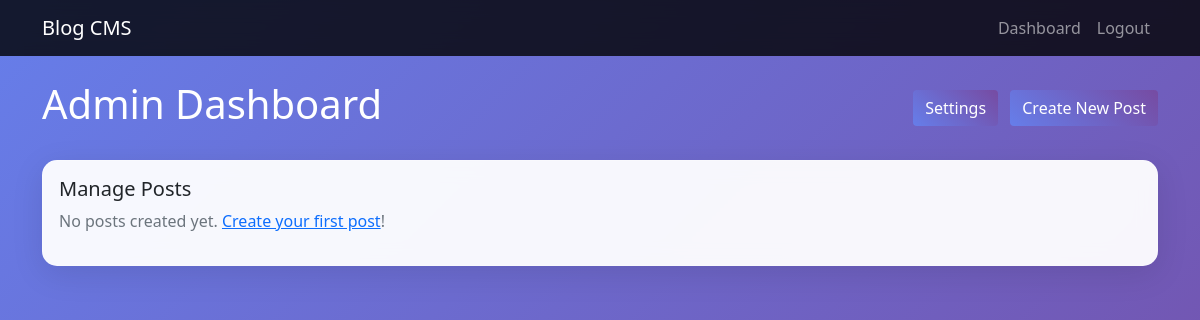
The app's page /admin/dashboard (signed in), older data.
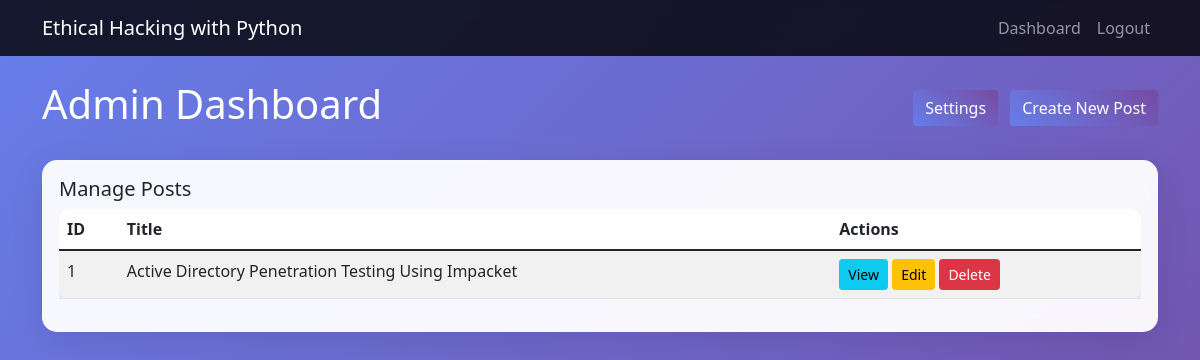
The same page, newer data.
### models.py (models this page shows, shortened)
class SiteSettings(db.Model):
    id = db.Column(db.Integer, primary_key=True)
    blog_title = db.Column(db.String(200), nullable=False, default='Blog CMS')
    blog_description = db.Column(db.Text, nullable=False, default='Welcome to Our Blog')

class Post(db.Model):
    id = db.Column(db.Integer, primary_key=True)
    title = db.Column(db.String(200), nullable=False)
    content = db.Column(db.Text, nullable=False)
    featured_image = db.Column(db.String(500), nullable=True)
    created_at = db.Column(db.DateTime, nullable=False, default=datetime.utcnow)

### app.py (the view)
    def decorated_function(*args, **kwargs):
        if 'logged_in' not in session:
            return redirect(url_for('admin_login'))
        return f(*args, **kwargs)

### app.py (called while the page is built)
def login_required(f):
    def decorated_function(*args, **kwargs):
        if 'logged_in' not in session:
            return redirect(url_for('admin_login'))
        return f(*args, **kwargs)
    decorated_function.__name__ = f.__name__
    return decorated_function

def get_site_settings():
    settings = SiteSettings.query.first()
    if not settings:
        settings = SiteSettings(blog_title='Blog CMS', blog_description='Welcome to Our Blog')
        db.session.add(settings)
        db.session.commit()
    return settings

@app.context_processor
def inject_site_settings():
    return {'site_settings': get_site_settings()}

@app.route('/admin/dashboard')
@login_required
def admin_dashboard():
    posts = Post.query.order_by(Post.created_at.desc()).all()
    return render_template('dashboard.html', posts=posts)

### templates/dashboard.html (shortened to what this page needs)
{% extends "base.html" %}
{% block content %}
<div class="d-flex justify-content-between align-items-center mb-4">
    <h1 class="text-white animate__animated animate__fadeInLeft">Admin Dashboard</h1>
    <div class="animate__animated animate__fadeInRight">
        <a href="{{ url_for('admin_settings') }}" class="btn btn-info btn-gradient me-2">Settings</a>
        <a href="{{ url_for('new_post') }}" class="btn btn-success btn-gradient">Create New Post</a>
    </div>
</div>
<div class="card blog-card animate__animated animate__fadeIn">
    <div class="card-body">
        <h5 class="card-title">Manage Posts</h5>
        {% if posts %}
            <div class="table-responsive">
                <table class="table table-striped">
                    <thead>
                        <tr>
                            <th>ID</th>
                            <th>Title</th>
                            <th>Actions</th>
                        </tr>
                    </thead>
                    <tbody>
                        {% for post in posts %}
                        <tr>
                            <td>{{ post.id }}</td>
                            <td>{{ post.title }}</td>
                            <td>
                                <a href="{{ url_for('post_detail', id=post.id) }}" class="btn btn-sm btn-info">View</a>
                                <a href="{{ url_for('edit_post', id=post.id) }}" class="btn btn-sm btn-warning">Edit</a>
                                <form style="display: inline;" method="POST" action="{{ url_for('delete_post', id=post.id) }}"
                                      onsubmit="return confirm('Are you sure you want to delete this post?')">
                                    <button type="submit" class="btn btn-sm btn-danger">Delete</button>
                                </form>
                            </td>
                        </tr>
                        {% endfor %}
                    </tbody>
                </table>
            </div>
        {% else %}
            <p class="text-muted">No posts created yet. <a href="{{ url_for('new_post') }}">Create your first post</a>!</p>
        {% endif %}
    </div>
</div>
{% endblock %}

### templates/base.html (shortened to what this page needs)
<!DOCTYPE html>
<html lang="en">
<head>
    <link href="https://cdn.jsdelivr.net/npm/bootstrap@5.1.3/dist/css/bootstrap.min.css" rel="stylesheet">
    <link rel="stylesheet" href="https://cdnjs.cloudflare.com/ajax/libs/animate.css/4.1.1/animate.min.css">
    <link rel="stylesheet" href="{{ url_for('static', filename='css/style.css') }}">
</head>
<body class="gradient-bg">
    <nav class="navbar navbar-expand-lg navbar-dark bg-dark">
        <div class="container">
            <a class="navbar-brand" href="{{ url_for('index') }}">{{ site_settings.blog_title }}</a>
            <div class="navbar-nav ms-auto">
                {% if session.logged_in %}
                    <a class="nav-link" href="{{ url_for('admin_dashboard') }}">Dashboard</a>
                    <a class="nav-link" href="{{ url_for('admin_logout') }}">Logout</a>
                {% endif %}
            </div>
        </div>
    </nav>
    <div class="container mt-4">
        {% block content %}{% endblock %}
    </div>
</body>
</html>

### static/css/style.css (style rules this page uses)
.gradient-bg { background: linear-gradient(135deg, #667eea 0%, #764ba2 100%); min-height: 100vh; }
.blog-card { background: rgba(255, 255, 255, 0.95); border: none; border-radius: 15px; box-shadow: 0 8px 32px rgba(0, 0, 0, 0.1); backdrop-filter: blur(10px); border: 1px solid rgba(255, 255, 255, 0.2); transition: transform 0.3s ease, box-shadow 0.3s ease; }
.btn-gradient { background: linear-gradient(45deg, #667eea, #764ba2); border: none; color: white; transition: all 0.3s ease; }
.navbar-dark { background: rgba(0, 0, 0, 0.8) !important; backdrop-filter: blur(10px); }
.table { background: rgba(255, 255, 255, 0.9); border-radius: 10px; }

Row changes from the older to the newer data that the page shows:
changed SiteSettings: blog_title "Blog CMS" → "Ethical Hacking with Python"
added Post: id "1", title "Active Directory Penetration Testing Using Impacket"
Text that changed along with them:
text no longer shown: "No posts created yet. Create your first post !"
text now shown: "ID Title Actions"
